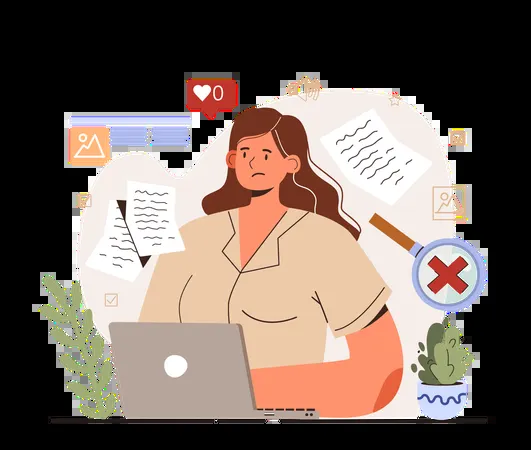
#> input picture Phase1/taskimg.webp, 531 x 450 px, found by its file name
$ python flip.py
#> lines starting #> are read from the running program, lines starting #| are printed output that depends on the picture
import cv2

image = cv2.imread('Phase2\\taskimg.webp')
#> image is the input picture: shape (450, 531, 3); mean B, G, R 94.2, 102.9, 118

if image is not None:
    flipped_hor = cv2.flip(image, 1) # 0 for vertical and -1 for both
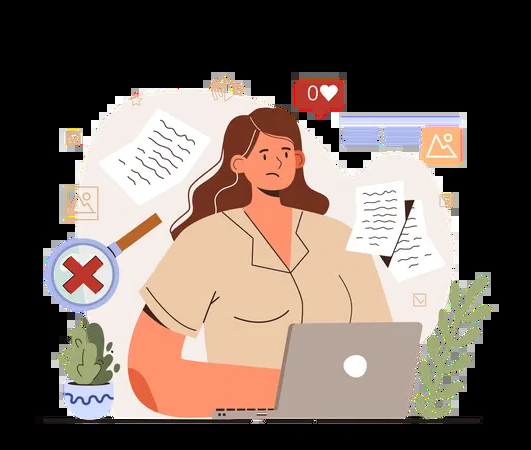
#> flipped_hor: shape (450, 531, 3); mean B, G, R 94.2, 102.9, 118
    flipped_ver = cv2.flip(image, -0)
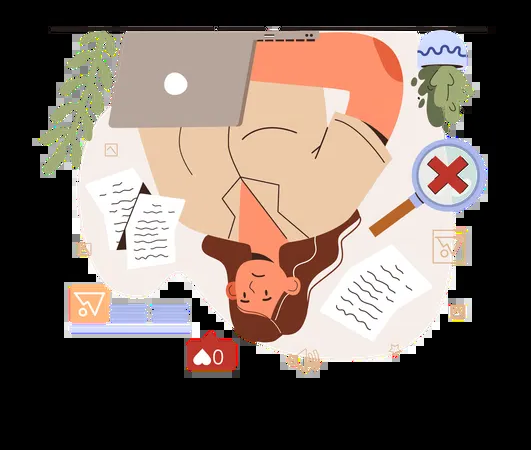
#> flipped_ver: shape (450, 531, 3); mean B, G, R 94.2, 102.9, 118
    flipped_both = cv2.flip(image, -1)
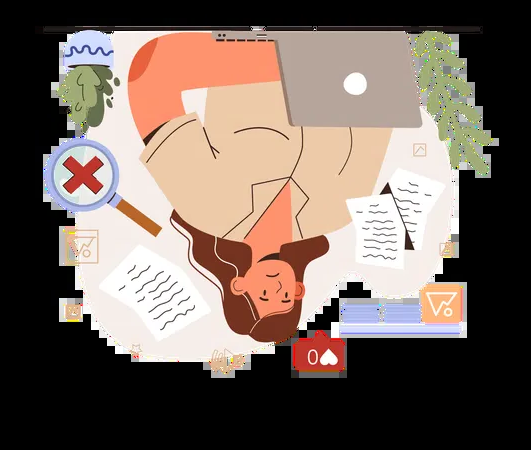
#> flipped_both: shape (450, 531, 3); mean B, G, R 94.2, 102.9, 118

    cv2.imshow('Original Image', image)
    cv2.imshow('Flipped Horizontal', flipped_hor)
    cv2.imshow('Flipped Vertical', flipped_ver)
    cv2.imshow('Flipped Both', flipped_both)

    cv2.waitKey(0)
    cv2.destroyAllWindows()
